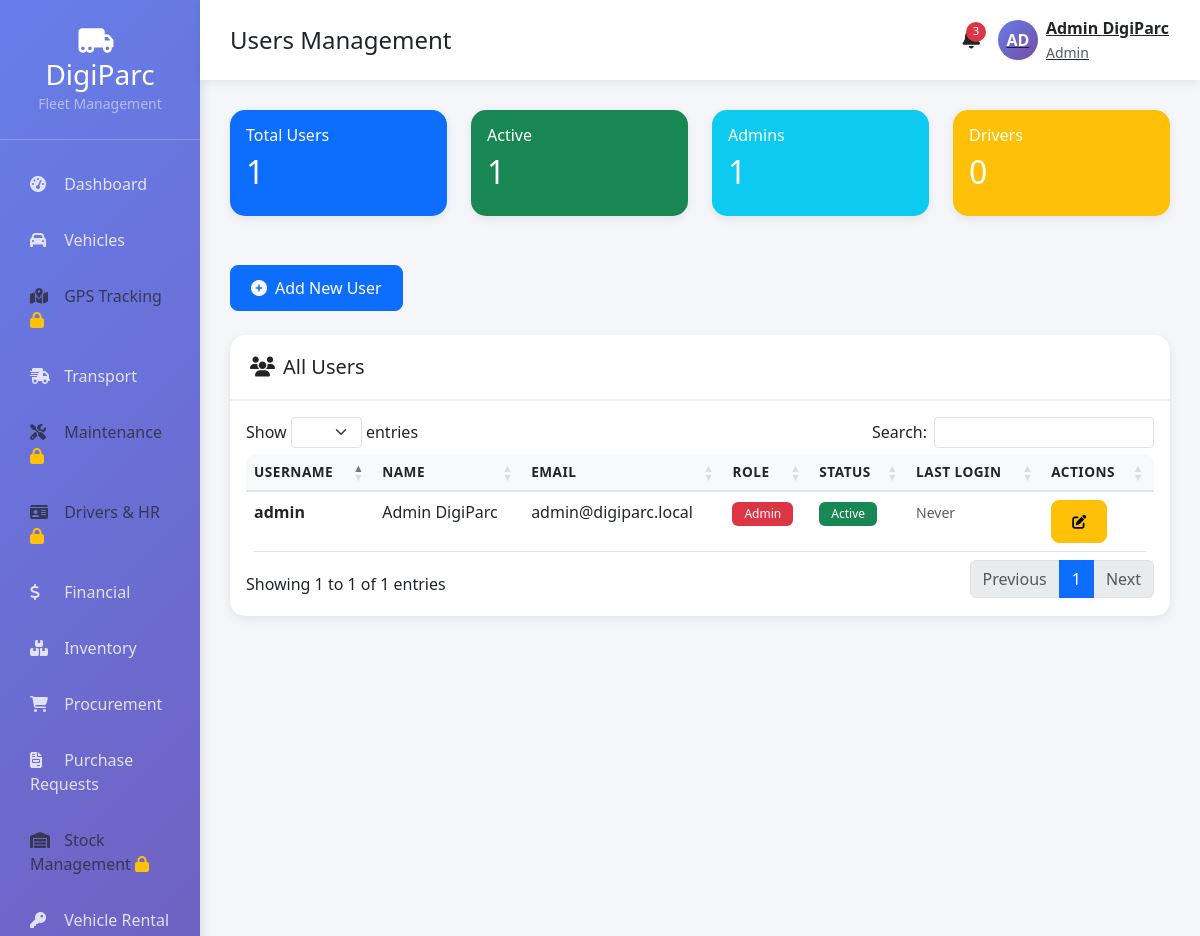
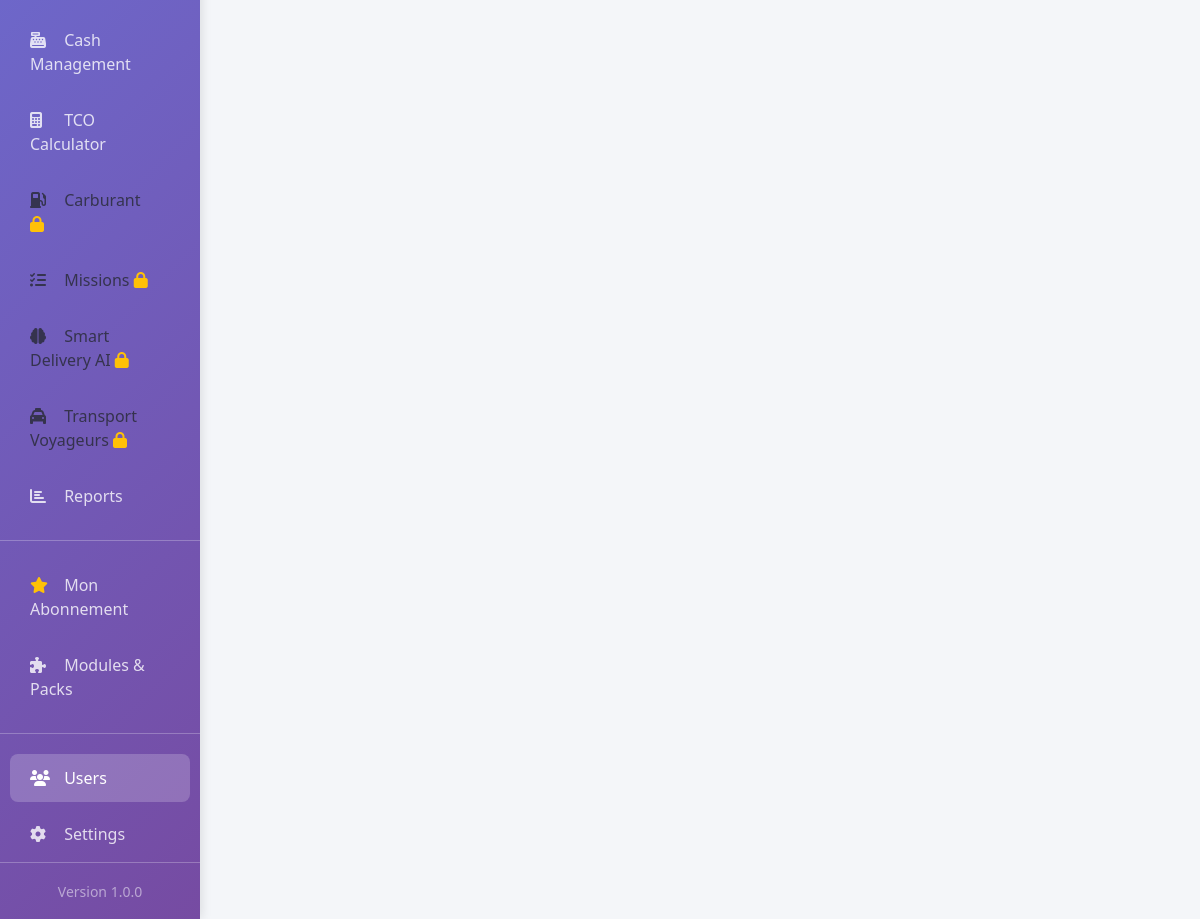
The app's page /users (signed in) with its own data (2 pictures, top to bottom).
### tables this page shows
CREATE TABLE IF NOT EXISTS `users` (
  `id` INT(11) UNSIGNED NOT NULL AUTO_INCREMENT,
  `username` VARCHAR(50) NOT NULL UNIQUE,
  `email` VARCHAR(100) NOT NULL UNIQUE,
  `password` VARCHAR(255) NOT NULL,
  `first_name` VARCHAR(50) NOT NULL,
  `last_name` VARCHAR(50) NOT NULL,
  `phone` VARCHAR(20),
  `role` ENUM('admin', 'manager', 'dispatcher', 'driver', 'mechanic', 'accountant') NOT NULL DEFAULT 'driver',
  `status` ENUM('active', 'inactive', 'suspended') NOT NULL DEFAULT 'active',
  `avatar` VARCHAR(255),
  `last_login` DATETIME,
  `created_at` TIMESTAMP DEFAULT CURRENT_TIMESTAMP,
  `updated_at` TIMESTAMP DEFAULT CURRENT_TIMESTAMP ON UPDATE CURRENT_TIMESTAMP,
  PRIMARY KEY (`id`),
  KEY `idx_email` (`email`),
  KEY `idx_role` (`role`)
);

### app/controllers/Users.php (called while the page is built, shortened)
<?php
class Users extends Controller {
    private $userModel;
    public function __construct() {
        $this->userModel = $this->model('User');
    }
    public function index() {
        $users = $this->userModel->getAllUsers(100, 0);
        $data = [
            'users' => $users,
            'active_menu' => 'users',
            'page_title' => 'Users Management'
        ];
        $this->view('users/index', $data);
    }
}

### app/core/App.php (called while the page is built, shortened)
<?php
class App {
    protected $method = 'index';
    public function __construct() {
        $url = $this->parseUrl();
        if (isset($url[0])) {
            if (file_exists(APP_PATH . '/controllers/' . ucfirst($url[0]) . '.php')) {
                unset($url[0]);
            }
        }
        $this->controller = new $this->controller;
        $this->params = $url ? array_values($url) : [];
        call_user_func_array([$this->controller, $this->method], $this->params);
    }
    public function parseUrl() {
        if (isset($_GET['url'])) {
            return explode('/', filter_var(rtrim($_GET['url'], '/'), FILTER_SANITIZE_URL));
        }
        return [];
    }
}

### index.php (called while the page is built, shortened)
<?php
require_once CONFIG_PATH . '/database.php';
require_once APP_PATH . '/core/App.php';
require_once APP_PATH . '/core/Controller.php';
require_once APP_PATH . '/core/Database.php';
$app = new App();

### app/core/Database.php (called while the page is built, shortened)
<?php
class Database {
    private $host = DB_HOST;
    private $dbname = DB_NAME;
    private $user = DB_USER;
    private $pass = DB_PASS;
    private $charset = DB_CHARSET;
    protected $pdo;
    protected $stmt;
    public function __construct() {
        $dsn = "mysql:host={$this->host};dbname={$this->dbname};charset={$this->charset}";
        try {
            $this->pdo = new PDO($dsn, $this->user, $this->pass, DB_OPTIONS);
        } catch (PDOException $e) {
            die("Database connection failed: " . $e->getMessage());
        }
    }
    public function query($sql) {
        $this->stmt = $this->pdo->prepare($sql);
        return $this;
    }
    public function bind($param, $value, $type = null) {
        if (is_null($type)) {
            switch (true) {
                case is_int($value):
                    $type = PDO::PARAM_INT;
                    break;
            }
        }
        $this->stmt->bindValue($param, $value, $type);
        return $this;
    }
    public function execute() {
        return $this->stmt->execute();
    }
    public function fetchAll() {
        $this->execute();
        return $this->stmt->fetchAll();
    }
}

### app/models/User.php (called while the page is built, shortened)
<?php
class User extends Database {
    public function getAllUsers($limit = 50, $offset = 0) {
        $this->query('SELECT id, username, email, first_name, last_name, phone, role, status, last_login, created_at
                      FROM users
                      ORDER BY created_at DESC
                      LIMIT :limit OFFSET :offset');
        $this->bind(':limit', $limit);
        $this->bind(':offset', $offset);
        return $this->fetchAll();
    }
}

### app/views/users/index.php (the view, shortened to what this page needs)
<?php
$data['title'] = 'Users Management';
require_once APP_PATH . '/views/includes/header.php';
?>
<div class="container-fluid">
    <div class="row">
        <?php require_once APP_PATH . '/views/includes/sidebar.php'; ?>
        <div class="col-md-9 col-lg-10 main-content">
            <?php require_once APP_PATH . '/views/includes/navbar.php'; ?>
            <div class="row mb-4">
                <div class="col-md-3">
                    <div class="card bg-primary text-white">
                        <div class="card-body">
                            <h6>Total Users</h6>
                            <h2><?php echo count($data['users']); ?></h2>
                        </div>
                    </div>
                </div>
                <div class="col-md-3">
                    <div class="card bg-success text-white">
                        <div class="card-body">
                            <h6>Active</h6>
                            <h2><?php echo count(array_filter($data['users'], fn($u) => $u['status'] === 'active')); ?></h2>
                        </div>
                    </div>
                </div>
                <div class="col-md-3">
                    <div class="card bg-info text-white">
                        <div class="card-body">
                            <h6>Admins</h6>
                            <h2><?php echo count(array_filter($data['users'], fn($u) => $u['role'] === 'admin')); ?></h2>
                        </div>
                    </div>
                </div>
                <div class="col-md-3">
                    <div class="card bg-warning text-white">
                        <div class="card-body">
                            <h6>Drivers</h6>
                            <h2><?php echo count(array_filter($data['users'], fn($u) => $u['role'] === 'driver')); ?></h2>
                        </div>
                    </div>
                </div>
            </div>
            <div class="d-flex justify-content-between mb-4">
                <a href="<?php echo APP_URL; ?>/users/add" class="btn btn-primary">
                    <i class="fas fa-plus-circle me-2"></i>Add New User
                </a>
            </div>
            <div class="card">
                <div class="card-header">
                    <h5 class="mb-0"><i class="fas fa-users me-2"></i>All Users</h5>
                </div>
                <div class="card-body">
                    <div class="table-responsive">
                        <table class="table table-hover datatable">
                            <thead>
                                <tr>
                                    <th>Username</th>
                                    <th>Name</th>
                                    <th>Email</th>
                                    <th>Role</th>
                                    <th>Status</th>
                                    <th>Last Login</th>
                                    <th>Actions</th>
                                </tr>
                            </thead>
                            <tbody>
                                <?php foreach ($data['users'] as $user): ?>
                                    <tr>
                                        <td><strong><?php echo $user['username']; ?></strong></td>
                                        <td><?php echo $user['first_name'] . ' ' . $user['last_name']; ?></td>
                                        <td><?php echo $user['email']; ?></td>
                                        <td>
                                            <?php
                                            $roleColors = [
                                                'admin' => 'danger',
                                                'manager' => 'primary',
                                                'dispatcher' => 'info',
                                                'driver' => 'success',
                                                'mechanic' => 'warning',
                                                'accountant' => 'secondary'
                                            ];
                                            $color = $roleColors[$user['role']] ?? 'secondary';
                                            ?>
                                            <span class="badge bg-<?php echo $color; ?>"><?php echo ucfirst($user['role']); ?></span>
                                        </td>
                                        <td>
                                            <?php
                                            $statusColors = ['active' => 'success', 'inactive' => 'secondary', 'suspended' => 'danger'];
                                            $scolor = $statusColors[$user['status']] ?? 'secondary';
                                            ?>
                                            <span class="badge bg-<?php echo $scolor; ?>"><?php echo ucfirst($user['status']); ?></span>
                                        </td>
                                        <td>
                                            <?php if ($user['last_login']): ?>
                                                <small><?php echo date('d/m/Y H:i', strtotime($user['last_login'])); ?></small>
                                            <?php else: ?>
                                                <small class="text-muted">Never</small>
                                            <?php endif; ?>
                                        </td>
                                        <td>
                                            <a href="<?php echo APP_URL; ?>/users/edit/<?php echo $user['id']; ?>" class="btn btn-sm btn-warning">
                                                <i class="fas fa-edit"></i>
                                            </a>
                                        </td>
                                    </tr>
                                <?php endforeach; ?>
                            </tbody>
                        </table>
                    </div>
                </div>
            </div>
        </div>
    </div>
</div>
<?php require_once APP_PATH . '/views/includes/footer.php'; ?>

### records on screen
users: status "1", role "1", role "0", username "admin", first_name "Admin", last_name "DigiParc", email "admin@digiparc.local", role "Admin", status "Active", shows "Never"

### other values on screen
APP_VERSION "1.0.0"
$data['page_title'] "Users Management"
$_SESSION['first_name'] "Admin"
$_SESSION['last_name'] "DigiParc"
$_SESSION['role'] "Admin"
count($data['users']) "1"
